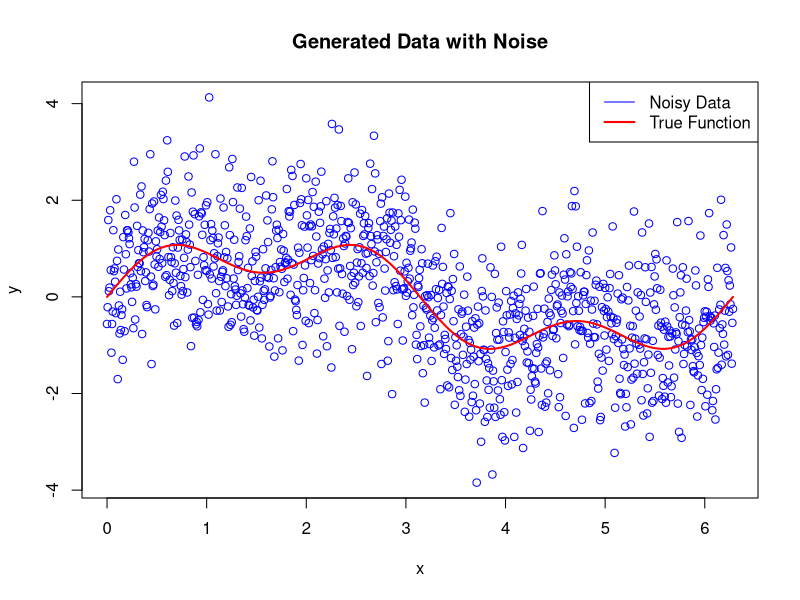

This figure's R source: (Note: this script raises an error after producing the figure.)
# set seed
set.seed(123)

# sample number
n <- 1000  
x <- seq(0, 2 * pi, length.out = n) 

# simulate a function
f <- function(x) {sin(x) + 0.5 * sin(3 * x)} 

y_true <- f(x)
sigma <- 1  # noise 
y <- y_true + rnorm(n, mean = 0, sd = sigma)

# store the simulate data
data <- data.frame(x = x, y = y)

#plot the figure of x and y
plot(x, y, col = 'blue', main = 'Generated Data with Noise')
lines(x, y_true, col = 'red', lwd = 2)
legend('topright', legend = c('Noisy Data', 'True Function'), col = c('blue', 'red'), lwd = c(1, 2))

#function for basis
fourier_basis <- function(x, K) {
  Phi_list <- lapply(1:K, function(k) cbind(sin(k * x), cos(k * x)))
  Phi <- do.call(cbind, Phi_list)
  return(Phi)
}

#calculate the basis matrix
K <- 10
Phi <- fourier_basis(data$x, K)

# 定义蒙特卡洛密度函数估计
density_function <- function(x, data, n_samples) {
  # 从数据中随机抽取样本
  sampled_data <- sample(data$x, n_samples, replace = TRUE)
  # 估计密度函数（这里用核密度估计）
  density_est <- density(sampled_data, bw = "nrd0")
  # 返回估计的密度
  return(approx(density_est$x, density_est$y, xout = x, rule = 2)$y)
}


#second derivative of basis function
fourier_basis_2nd_derivative <- function(x, K) {
  Phi_2nd_list <- lapply(1:K, function(k) cbind(-k^2 * sin(k * x), -k^2 * cos(k * x)))
  Phi_2nd <- do.call(cbind, Phi_2nd_list)
  return(Phi_2nd)
}
Phi_2nd <- fourier_basis_2nd_derivative(data$x, K)


#R <- t(Phi_2nd) %*% Phi_2nd / n


# regularization
R <- diag(2 * K)  # 简单的单位矩阵，你可以根据需要修改


# define loss function
loss_function <- function(beta, phi, y, lambda, p, R, K) {
  n <- nrow(phi)
  mse = 0
  for(i in 1 : n){
    for(j in 1 : 2 * K){
      mse = mse + (y[i]-beta[j] * phi[i,j])^2
    }
    
  }
  mse=mse/n
  regularization <- lambda * t(beta) %*% R %*% beta
  return(mse + regularization)
}


# 定义损失函数的梯度
gradient <- function(beta, phi, y, lambda, p, R, K) {
  n <- nrow(phi)
  mse_grad = 0
  for(i in 1 : n){
    for(j in i : 2 * K){
      mse_grad = mse_grad + (-2 * (y[i]-beta[j] * phi[i,j]))
    }
  }
  mse_grad=mse_grad/n
  regularization_grad = 0
  for(i in 1 : 2 * K){
    for(j in 1 :2 * K){
      regularization_grad = regularization_grad + 2 * beta[i] * R[i,j]
    }
  }
  return(mse_grad + regularization_grad)
}

# SGD参数
learning_rate <- 0.01
epochs <- 1000
lambda <- 0.1  # 正则化参数
n_samples <- 100  # 蒙特卡洛模拟的样本数

# 初始化beta随机
beta <- runif(2 * K, -0.5, 0.5)

# SGD算法
for (epoch in 1:epochs) {
  # 随机抽取样本
  i <- sample(1:n, 50)
  phi <- Phi[i, , drop = FALSE]
  yi <- y[i]
  p <- sapply(data$x[i], function(xi) density_function(xi, data, n_samples))
  
  # 计算梯度
  grad <- gradient(beta, phi, y, lambda, p, R, K)
  
  # 更新beta
  beta <- beta - learning_rate * grad
}

# 预测
y_pred <- Phi %*% beta

# 绘制结果
plot(data$x, data$y, col = 'blue', main = 'Fourier Basis Nonparametric Estimation with Density-aware SGD')
lines(data$x, y_pred, col = 'green', lwd = 2)
lines(data$x, y_true, col = 'red', lwd = 2)
legend('topright', legend = c('Noisy Data', 'SGD Fit', 'True Function'), col = c('blue', 'green', 'red'), lwd = c(1, 2, 2))






# SGD参数
learning_rate <- 0.01
epochs <- 1000
lambda <- 0.1  # 正则化参数
sample_sizes <- c(10, 50, 100)  # 不同样本数量

# 用于保存误差
errors <- numeric(length(sample_sizes))

# 遍历不同的样本数量
for (j in seq_along(sample_sizes)) {
  n_samples <- sample_sizes[j]
  beta <- runif(2 * K, -0.5, 0.5)
  
  # SGD算法
  for (epoch in 1:epochs) {
    # 随机抽取多个样本
    i <- sample(1:n, n_samples)
    Xi <- Phi[i, , drop = FALSE]
    yi <- y[i]
    p <- sapply(data$x[i], function(xi) density_function(xi, data, n_samples))
    
    # 计算梯度
    grad <- gradient(beta, Xi, yi, lambda, p, R)
    
    # 更新beta
    beta <- beta - learning_rate * grad
  }
  
  # 计算预测误差
  y_pred <- Phi %*% beta
  mse <- mean((y - y_pred)^2)
  errors[j] <- mse
}

# 绘制结果
plot(sample_sizes, errors, type = 'b', col = 'blue', pch = 19, xlab = 'Sample Size', ylab = 'Mean Squared Error', main = 'Error vs Sample Size')
